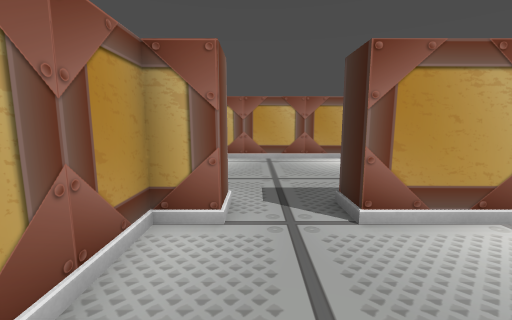
[1] (above)

17 first-person views from a walk through a Godot game level. The camera is 1.4 m above the floor, tilts 8° down and sees 90° across. The floor is counted in squares, 1 m on a side. Each view is taken from the middle of a square. On the plan, view 1 faces up. The plan holds only what a view shows up to about 13 squares ahead; the rest is blank.

[2]
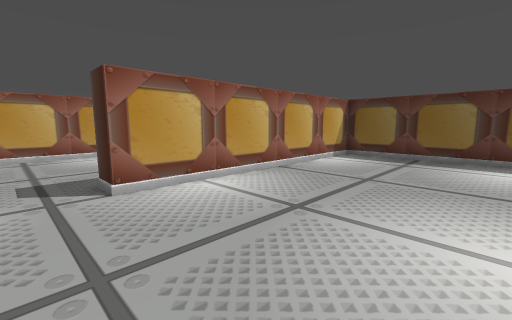

[3]
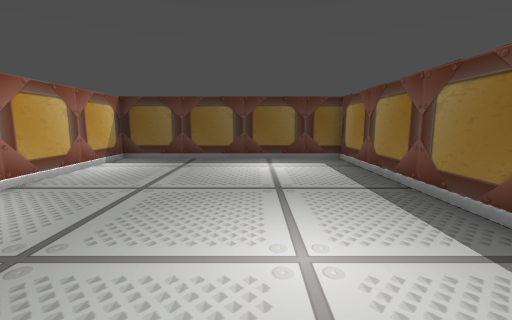

[4]
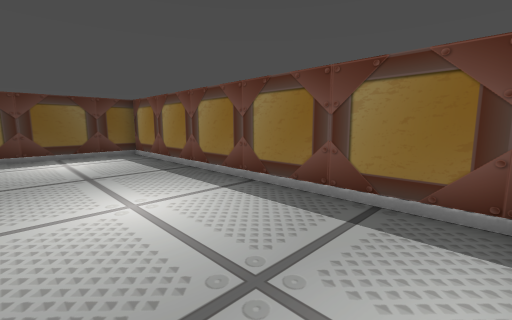

[5]
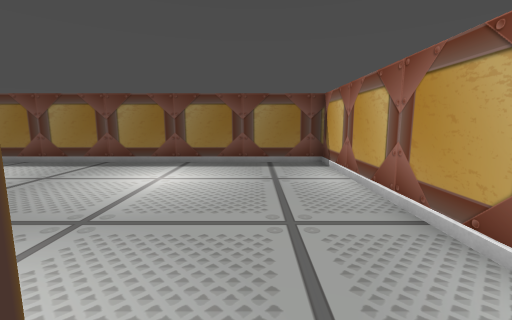

[6]
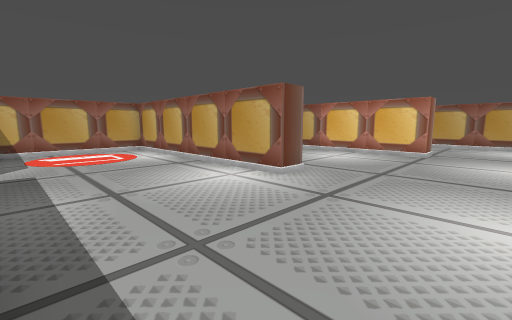

[7]
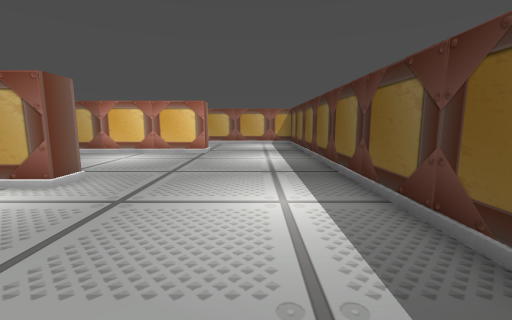

[8]
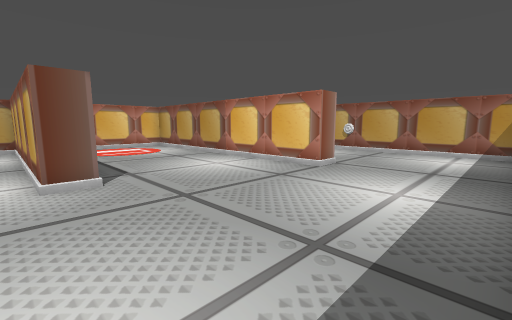

[9]
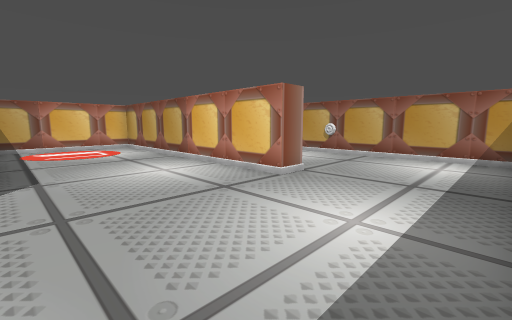

[10]
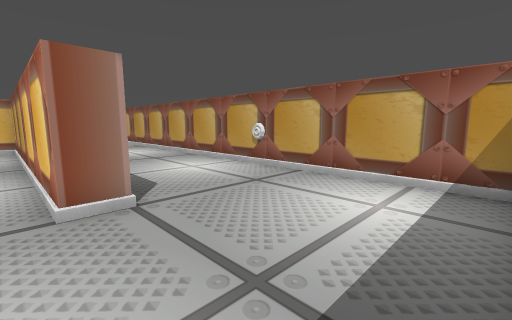

[11]
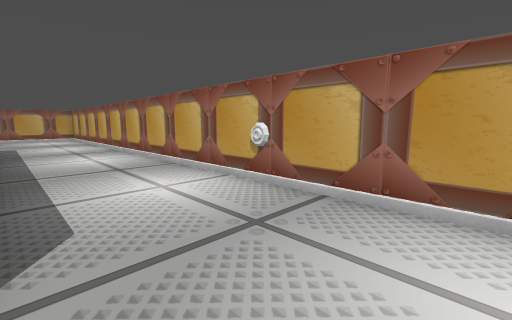

[12]
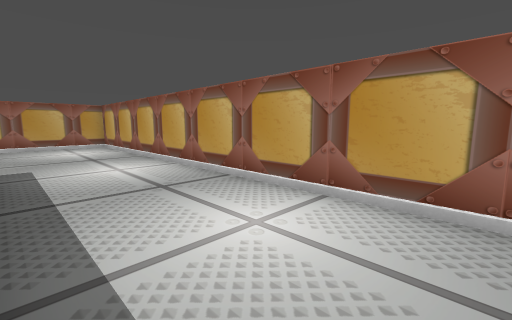

[13]
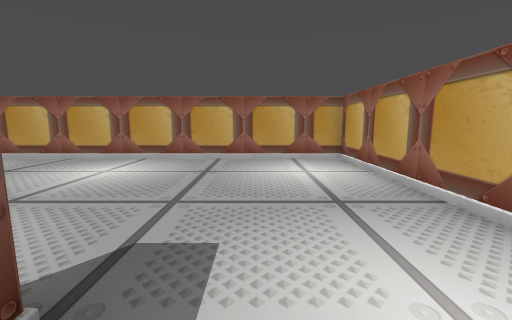

[14]
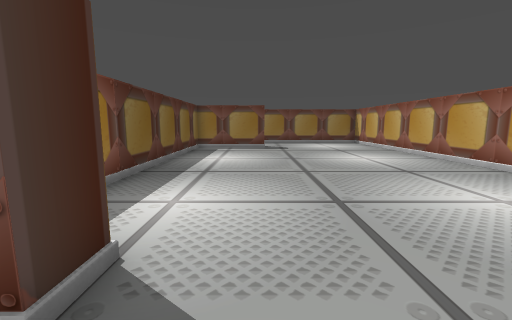

[15]
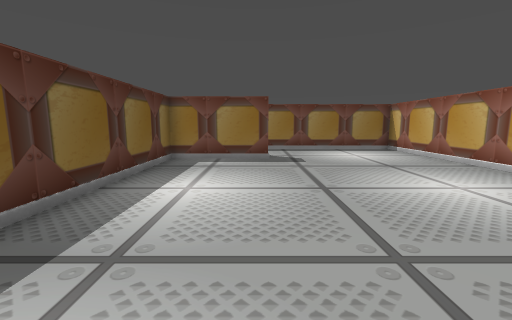

[16]
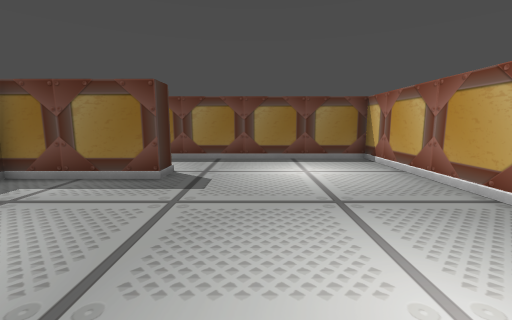

[17]
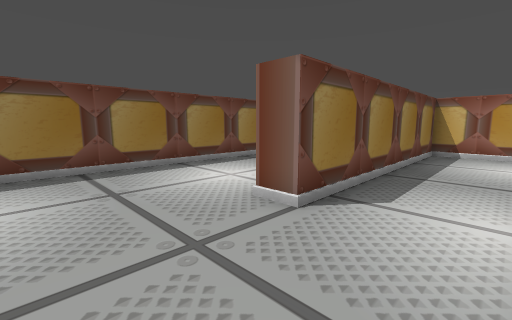

### Floor plan
Points are (right, up) in squares from view 1. A wall is a line through its corners. A room is listed if a view was taken in it or the views show most of it. See-through windows are left out.
Room 1 (views 1, 2, 3, 4)
walls: (-0.5, 3.5) (-1.5, 3.5) (-1.5, -5.5) (11.5, -5.5) (11.5, 3.5) (1.5, 3.5)
ways out: opening at (0.5, 4) to room 2
Room 2 (views 5, 6, 7, 8, 9, 10, 11, 12, 13, 14, 15, 16, 17)
walls: (-5.5, 14.1) (-5.5, 12); (-0.5, 4.5) (-0.5, 3.5); (1.5, 3.5) (1.5, 4.5); (4.5, 11.6) (4.5, 10.5) (-5.5, 10.5) (-5.5, 5); (-8.5, 17.5) (-8.5, 18.6); (-10.5, 3.5) (-10.5, 4.5) (-6.5, 4.5) (-6.5, 14.3); (6.5, 18.6) (6.5, 17.5) (-5.5, 17.5) (-5.5, 17); (11.5, 7.2) (11.5, 18); (-12.5, -5.5) (-3.9, -5.5); (11.1, 23.5) (-17.5, 23.5) (-17.5, 0.5) (-7.5, 0.5) (-7.5, -0.5)
ways out: opening at (0.5, 4) to room 1

Where each view was taken, in squares from view 1:
view 1: 0 up, 0 right, facing up
view 2: 2 down, 0 right, facing up-right
view 3: 2 down, 1 right, facing right
view 4: 1 down, 1 left, facing down-right
view 5: 4 up, 1 right, facing down
view 6: 5 up, 9 right, facing up-left
view 7: 5 up, 9 right, facing up
view 8: 10 up, 11 right, facing up-left
view 9: 12 up, 11 right, facing up-left
view 10: 17 up, 11 right, facing up-left
view 11: 19 up, 9 right, facing up-left
view 12: 19 up, 0 right, facing up-left
view 13: 20 up, 7 left, facing left
view 14: 20 up, 10 left, facing down
view 15: 15 up, 10 left, facing down
view 16: 11 up, 13 left, facing down
view 17: 3 up, 4 left, facing down-left
